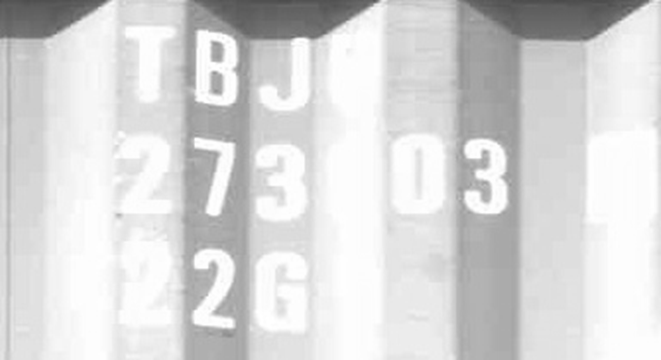
#> input picture Retinex/data/img_gray.png, 661 x 360 px
$ python '1.直方图.py'
#> lines starting #> are read from the running program, lines starting #| are printed output that depends on the picture
### img_repain/Msrcr.py
"""
@Name: Msrcr.py
@Auth: Huohuo
@Date: 2023/3/9-16:02
@Desc:
@Ver :
code_idea
"""
import numpy as np
import cv2

class Msrcr():
    def __init__(self, img, oppo=True):
        self.img = img
        self.oppo = oppo

    def singleScaleRetinexProcess(self, img, sigma):
        temp = cv2.GaussianBlur(img, (0, 0), sigma)
        gaussian = np.where(temp == 0, 0.01, temp)
        retinex = np.log10(img + 0.01) - np.log10(gaussian)
        return retinex

    def multiScaleRetinexProcess(self, img, sigma_list):
        retinex = np.zeros_like(img * 1.0)
        for sigma in sigma_list:
            retinex = self.singleScaleRetinexProcess(img, sigma)
        retinex = retinex / len(sigma_list)
        return retinex

    def colorRestoration(self, img, alpha, beta):
        img_sum = np.sum(img, axis=2, keepdims=True)
        color_restoration = beta * (np.log10(alpha * img) - np.log10(img_sum))
        return color_restoration

    def multiScaleRetinexWithColorRestorationProcess(self, img, sigma_list, G, b, alpha, beta):
        img = np.float64(img) + 1.0
        img_retinex = self.multiScaleRetinexProcess(img, sigma_list)
        img_color = self.colorRestoration(img, alpha, beta)
        img_msrcr = G * (img_retinex * img_color + b)
        return img_msrcr

    def simplestColorBalance(self, img, low_clip, high_clip):
        total = img.shape[0] * img.shape[1]
        for i in range(img.shape[2]):
            # counts是新列表unique元素在旧列表中第一次出现的位置，并以列表形式储存在s中
            unique, counts = np.unique(img[:, :, i], return_counts=True)    # 去除其中重复的元素
            current = 0
            for u, c in zip(unique, counts):
                if float(current) / total < low_clip:
                    low_val = u
                if float(current) / total < high_clip:
                    high_val = u
                current += c
            img[:, :, i] = np.maximum(np.minimum(img[:, :, i], high_val), low_val)
        return img

    # 转uint8 以及灰度拉伸
    def touint8(self, img):
        for i in range(img.shape[2]):
            img[:, :, i] = (img[:, :, i] - np.min(img[:, :, i])) / \
                           (np.max(img[:, :, i]) - np.min(img[:, :, i])) * 255
        img = np.uint8(np.minimum(np.maximum(img, 0), 255))     # np.clip
        return img

    def SSR(self, img, sigma=300):
        ssr = self.singleScaleRetinexProcess(img, sigma)
        ssr = self.touint8(ssr)
        return ssr

    def MSR(self, img, sigma_list=[15, 80, 250]):
        msr = self.multiScaleRetinexProcess(img, sigma_list)
        msr = self.touint8(msr)
        return msr

    def MSRCR(self, img, sigma_list=[15, 80, 250], G=5, b=25, alpha=125, beta=46, low_clip=0.01, high_clip=0.99):
        msrcr = self.multiScaleRetinexWithColorRestorationProcess(img, sigma_list, G, b, alpha, beta)
        msrcr = self.touint8(msrcr)
        msrcr = self.simplestColorBalance(msrcr, low_clip, high_clip)
        return msrcr

    def main(self):
        image = self.img
        if self.oppo:
            image = 255-image
        # cv2.imwrite("result/oppo.jpg", image)

        ssr = self.SSR(image)
        msr = self.MSR(image)
        msrcr = self.MSRCR(image)
        # [4 lines of commented-out code are left out]
        return image, ssr, msr, msrcr

### img_repain/utils.py
"""
@Name: utils.py
@Auth: Huohuo
@Date: 2023/3/9-15:31
@Desc:
@Ver :
code_idea
"""
import cv2
from matplotlib import pyplot as plt


class show():
    def __init__(self):
        pass
    # 灰度图展示
    # [8 lines left out: function gray_pic_show, not called in this run]

    # 彩色图展示
    def color_pic_show(self, horizontal_number_of_img, vertical_number_of_img, *args):
        # plt.figure(dpi=1080 ,figsize=(1080, 1920))
        plt.figure()
        for i in range(len(args)):
            plt.subplot(horizontal_number_of_img, vertical_number_of_img, i + 1)
            plt.imshow(args[i][:, :, ::-1])  # 如果是cv.imread读取，用这个
            plt.xticks([]), plt.yticks([])
        plt.show()
        return 0

    # 单张清晰图展示
    # [6 lines left out: function cv_show, not called in this run]

### img_repain/img_to_gray_his.py
"""
@Name: img_to_gray_his.py
@Auth: Huohuo
@Date: 2023/3/9-15:39
@Desc:
@Ver :
code_idea
"""
import cv2
import collections
import matplotlib.pyplot as plt
import numpy as np


class Gray_histogram():
    def __init__(self, img, show=False):
        self.img = img
        self.show = show

    # 计算灰度图的直方图
    def draw_his(self, gray):
        hist_new = []
        num = []
        hist_result = []
        hist_key = []
        gray1 = list(gray.ravel())  # gray.ravel()将多维数组转换为一维数组
        obj = dict(collections.Counter(gray1))  # collections.Counter(gray1)统计出现频率，并定义为字典
        obj = sorted(obj.items(), key=lambda item: item[0])
        # .items()，将字典中每对 k
        # ey 和 value 组成一个元组，并把这些元组放在列表中返回。
        # 想对元素第二个字段排序，则key=lambda y: y[1]
        for each in obj:
            hist1 = []  # 注意！！！ 这里将hist1清空了
            key = list(each)[0]  # 灰度级
            each = list(each)[1]  # 出现频次
            hist_key.append(key)  # 出现过的灰度级 从小到大排序的数组
            hist1.append(each)  # 灰度级出现频次 按出现过的灰度级 （即 hist_key）对应排序
            hist_new.append(hist1)  # 调出来 避免清空

        # 检查从0-255每个通道是否都有个数，没有的话添加并将值设为0
        for i in range(0, 256):
            if i in hist_key:
                num = hist_key.index(i)
                # index() 方法检测字符串中是否包含子字符串i
                # 若存在i，则返回num 为i所在位置 eg：apple中 index(e)会返回4（num= 4）
                hist_result.append(hist_new[num])
            else:
                hist_result.append([0])
        # 最大灰度级没达到256时 补足0
        if len(hist_result) < 256:
            for i in range(0, 256 - len(hist_result)):
                hist_result.append([0])
        hist_result = np.array(hist_result)

        return hist_result

    def equalization(self, hist_new, lut, gray):
        sum = 0
        Value_sum = []
        hist1 = []
        binValue = []

        for hist1 in hist_new:
            for j in hist1:
                binValue.append(j)
                sum += j
                Value_sum.append(sum)

        min_n = min(Value_sum)
        max_num = max(Value_sum)

        # 生成查找表
        for i, v in enumerate(lut):
            lut[i] = int(254.0 * Value_sum[i] / max_num + 0.5)
        # 计算
        equal_result = lut[gray]
        return equal_result

    def get_his(self):
        # 创建空的查找表
        lut = np.zeros(256, dtype=self.img.dtype)
        # 直方图转化
        hist_old = self.draw_his(self.img)
        # 均衡化
        result = self.equalization(hist_old, lut, self.img)
        hist_new = self.draw_his(result)
        if self.show:
            plt.figure()
            plt.subplot(1, 2, 1)
            # 并绘制直方图
            plt.plot(hist_old)
            plt.xticks([]), plt.yticks([])
            # 并绘制直方图
            plt.subplot(1, 2, 2)
            plt.plot(hist_new)
            plt.xticks([]), plt.yticks([])
            plt.show()
        return hist_old, hist_new, result

### img_repain/1.直方图.py
"""
@Name: 1.直方图.py
@Auth: Huohuo
@Date: 2023/3/9-15:21
@Desc:
@Ver :
code_idea
"""
import cv2
import numpy as np
from matplotlib import pyplot as plt

from utils import show
from img_to_gray_his import Gray_histogram
from Msrcr import Msrcr

show = show()


img_path = "../Retinex/data/img_gray.png"
img = cv2.imread(img_path)
#> img is the input picture: shape (360, 661, 3); min 74, max 255, mean 216
# --------------展示原图--------------------
# show.color_pic_show(1, 1, img)   # show
# --------------灰度化--------------------
img_gray = cv2.cvtColor(img, cv2.COLOR_BGR2GRAY)
# show.gray_pic_show(1, 1, img_gray)   # show
# --------------直方图--------------------
# show_his = Gray_histogram(255-img_gray, show=True)
# his_old, his_new, img_equal = show_his.get_his()
# --------------均衡化--------------------
# show.gray_pic_show(1, 2, img_gray, img_equal)   # show
# --------------直方图--------------------
# show_his = Gray_histogram(img_gray, show=True)
# his_old, his_new, img_equal = show_his.get_his()
# --------------均衡化--------------------
# show.gray_pic_show(1, 2, img_gray, img_equal)   # show
# --------------二值化--------------------
# gray_ret, gray_th = cv2.threshold(img_gray, 0, 255, cv2.THRESH_BINARY+cv2.THRESH_OTSU)
# equal_ret, equal_th = cv2.threshold(img_equal, 0, 255, cv2.THRESH_BINARY+cv2.THRESH_OTSU)
# show.gray_pic_show(1, 2, gray_th, equal_th)   # show
# # --------------灰度图msrcr--------------------没意义
# gray_th = cv2.cvtColor(gray_th, cv2.COLOR_GRAY2BGR)
# gray_th, msrcr_gray = Msrcr(gray_th, oppo=True)
# gray_ssr, gray_msr, gray_msrcr = msrcr_gray.main()
# show.gray_pic_show(1, 4, gray_th, gray_ssr, gray_msr, gray_msrcr)   # show
# # --------------均衡灰度图msrcr--------------------没意义
# equal_th = cv2.cvtColor(equal_th, cv2.COLOR_GRAY2BGR)
# msrcr_equal = Msrcr(equal_th, oppo=True)
# equal_th, equal_ssr, equal_msr, equal_msrcr = msrcr_equal.main()
# show.gray_pic_show(1, 4, equal_th, equal_ssr, equal_msr, equal_msrcr)   # show
# --------------原图msrcr--------------------
# msrcr_src = Msrcr(img, oppo=False)
msrcr_src = Msrcr(img, oppo=True)
src, src_ssr, src_msr, src_msrcr = msrcr_src.main()
#> in singleScaleRetinexProcess, `gaussian = np.where(temp == 0, 0.01, temp)`:
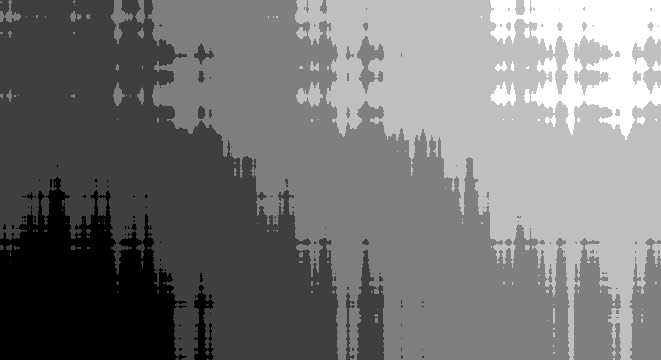
#> gaussian: shape (360, 661, 3) float64; min 37, max 41, mean 38.9; drawn with min black and max white
#> in multiScaleRetinexProcess (call 2), `retinex = retinex / len(sigma_list)`:
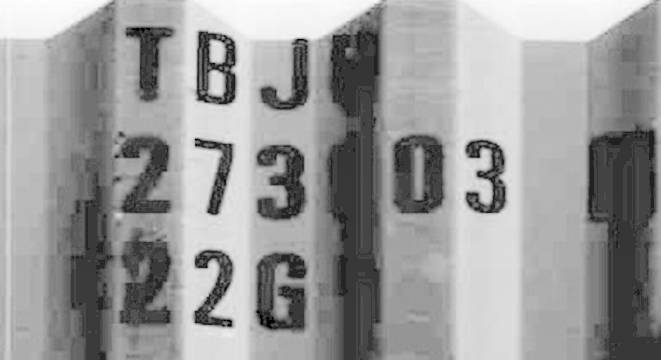
#> retinex: shape (360, 661, 3) float64; min -0.539, max 0.217, mean -0.0826; drawn with min black and max white
#> in colorRestoration, `img_sum = np.sum(img, axis=2, keepdims=True)`:
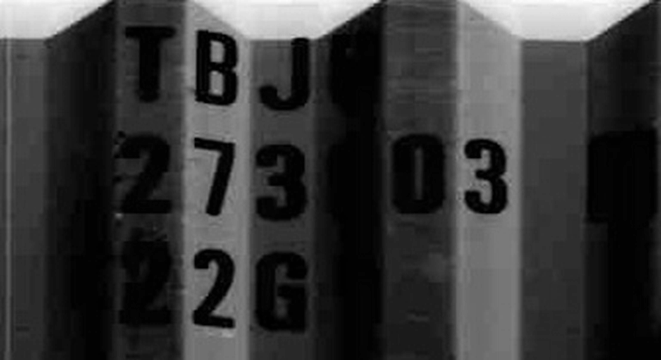
#> img_sum: shape (360, 661, 1) float64; min 3, max 546, mean 120.1; drawn with min black and max white
#> in colorRestoration, `color_restoration = beta * (np.log10(alpha * img) - np.log10(img_sum))`:
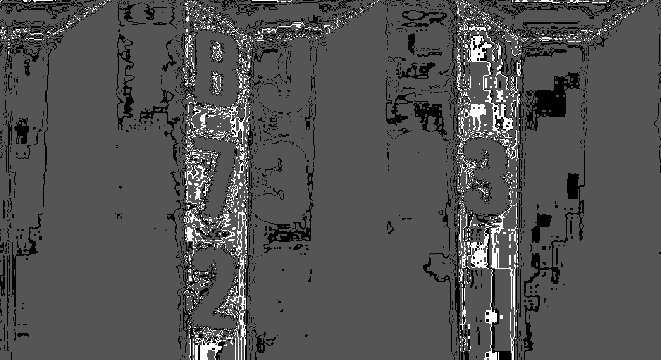
#> color_restoration: shape (360, 661, 3) float64; min 74.51, max 74.51, mean 74.5; drawn with min black and max white
#> after the loop in simplestColorBalance, `for i in range(img.shape[2]):`: img: shape (360, 661, 3); min 35, max 249, mean 153.3
show.color_pic_show(1, 4, 255-src, src_ssr, src_msr, src_msrcr)   # show
show_retinex = Gray_histogram(src_msrcr, show=True)
his_old, his_new, img_equal = show_retinex.get_his()
#> in draw_his, `gray1 = list(gray.ravel())`: gray1 = 713880 items
#> in draw_his, `obj = dict(collections.Counter(gray1))`: obj = 193 items
#> in draw_his, `obj = sorted(obj.items(), key=lambda item: item[0])`: obj = 193 pairs, first value 35 to 249, second value 267 to 16860
#> the loop in draw_his, `for each in obj:` made 193 passes
#> (each, key) on passes 1 to 3: (8607, 35), (1950, 36), (1893, 37)
#> after the loop in draw_his, `for each in obj:`: hist_key = 193 values from 35 to 249; hist_new = 193 items, first 6: [8607], [1950], [1893], [2430], [1113], [1053]
#> after the loop in draw_his, `for i in range(0, 256):`: hist_result = 256 items, first 6: [0], [0], [0], [0], [0], [0]
#> in draw_his, `hist_result = np.array(hist_result)`: hist_result = 256 values, max 16860 at index 55, min 0 at index 0, mean 2788.6
#> in get_his, `hist_old = self.draw_his(self.img)`: hist_old has the same summary as hist_result in draw_his
#> the loop in equalization, `for hist1 in hist_new:` made 256 passes
#> after the loop in equalization, `for hist1 in hist_new:`: Value_sum = 256 values from 0 to 713880; binValue has the same summary as hist_result in draw_his; sum = 713880
#> in equalization, `min_n = min(Value_sum)`: min_n = 0
#> in equalization, `max_num = max(Value_sum)`: max_num = 713880
#> after the loop in equalization, `for i, v in enumerate(lut):`: lut = 256 values from 0 to 254
#> in equalization, `equal_result = lut[gray]`:
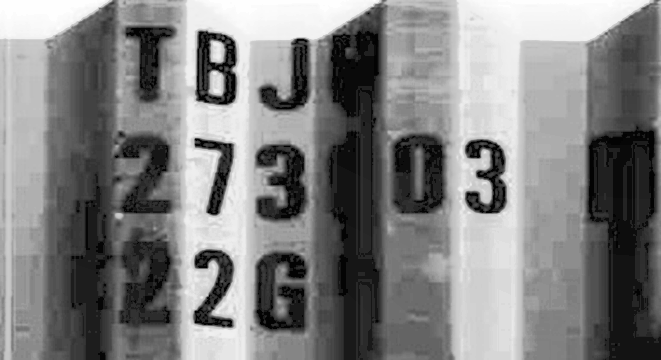
#> equal_result: shape (360, 661, 3); min 3, max 254, mean 128
#> the loop in draw_his (call 2), `for each in obj:` made 152 passes
#> (each, key) on passes 1 to 3: (8607, 3), (3843, 4), (2430, 5)
#> in get_his, `hist_new = self.draw_his(result)`: hist_new = 256 values, max 16860 at index 19, min 0 at index 0, mean 2788.6
#> in get_his, `plt.show()`:
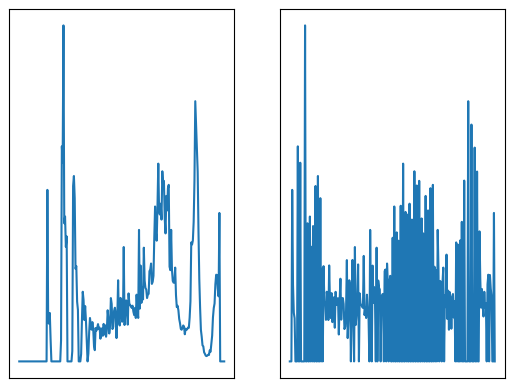
#> figure drawn by matplotlib, 2 panels
#> his_old has the same summary as hist_result in draw_his; his_new has the same summary as hist_new in get_his
show.color_pic_show(1, 4, 255-src, 255-src_ssr, 255-src_msr, 255-src_msrcr)   # show
#> call 2 of color_pic_show, with horizontal_number_of_img = 1, vertical_number_of_img = 4
#> in color_pic_show (call 2), `plt.show()`:
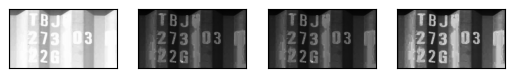
#> figure drawn by matplotlib, 4 panels


# [7 lines of commented-out code are left out]
print(src_msrcr.shape)
#| (360, 661, 3)
# show.cv_show(0, src_msrcr=src_msrcr, msrcr_th=msrcr_th, opsrc_msrcr=255-src_msrcr)
